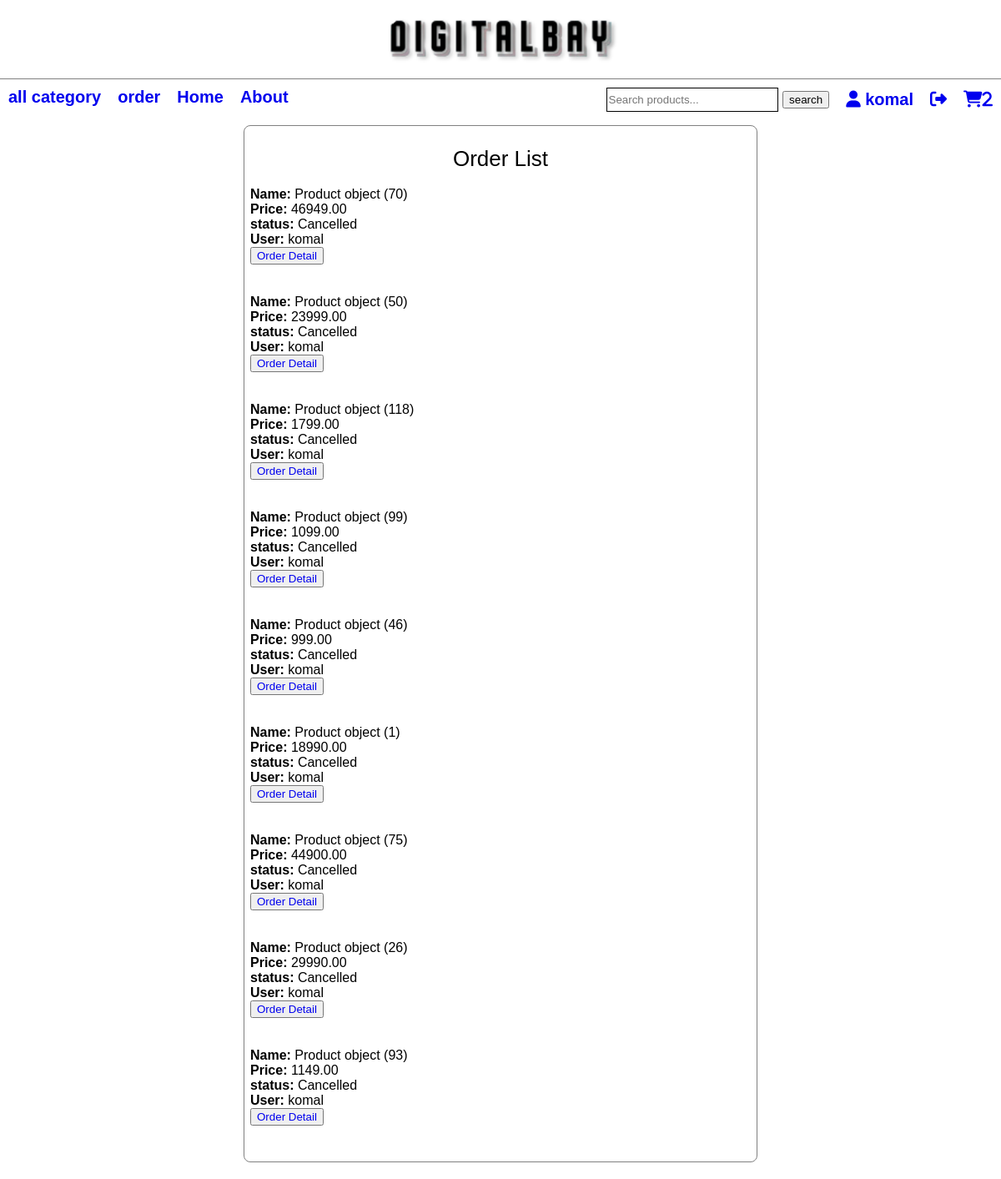
The page /order_history/ (signed in) on the database as committed earlier.
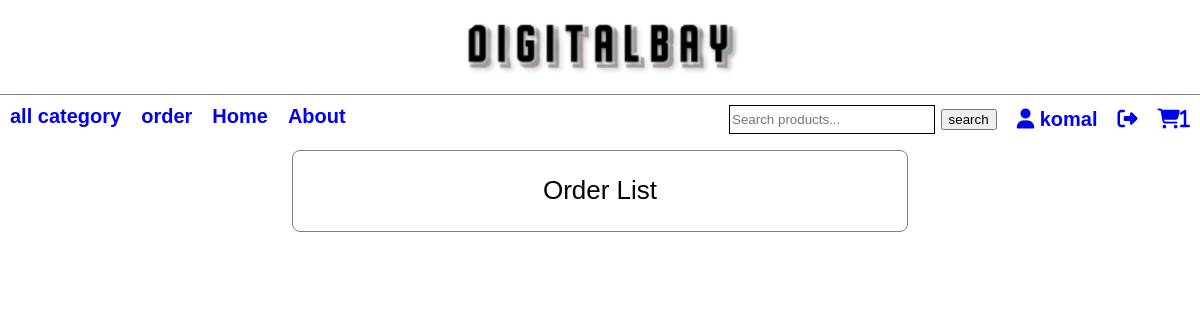
The same page on the database as committed later.
### app/models.py (models this page shows)
class Order(models.Model):
    STATUS = [
    ('pending', 'pending'),
    ('confirmed', 'confirmed'),
    ('cancelled', 'cancelled'),
    ]
    product = models.ForeignKey(Product, on_delete=models.CASCADE, null=True, blank=True)
    user = models.ForeignKey(User, on_delete=models.CASCADE)
    price = models.DecimalField(max_digits=10, decimal_places=2)
    quantity = models.IntegerField()
    booking_date = models.DateTimeField(auto_now_add=True)
    delivery_date = models.DateField(default=get_delivery_date)
    status = models.CharField(max_length=10, choices=STATUS, default='pending')
    shipping_address = models.TextField()
    cancel_reason = models.TextField(null=True, blank=True)

class Product(models.Model):
    user = models.ForeignKey(User,on_delete=models.CASCADE)
    cat = models.ForeignKey(Category, on_delete=models.CASCADE, null=True, blank=True)
    is_available = models.BooleanField(default=True)
    stock = models.IntegerField(default=100)
    category_name = models.TextField(null=True)
    links = models.TextField(blank=True, null=True)
    title = models.TextField(blank=True, null=True)
    price = models.TextField(blank=True, null=True)
    dis_price = models.TextField(blank=True, null=True)
    description = models.TextField(blank=True, null=True)
    image_list = models.TextField(blank=True, null=True)
    sales_package = models.TextField(db_column='Sales_Package', blank=True, null=True)  # Field name made lowercase.
    model_number = models.TextField(db_column='Model_Number', blank=True, null=True)  # Field name made lowercase.
    part_number = models.TextField(db_column='Part_Number', blank=True, null=True)  # Field name made lowercase.
    model_name = models.TextField(db_column='Model_Name', blank=True, null=True)  # Field name made lowercase.
    series = models.TextField(db_column='Series', blank=True, null=True)  # Field name made lowercase.
    color = models.TextField(db_column='Color', blank=True, null=True)  # Field name made lowercase.
    type = models.TextField(db_column='Type', blank=True, null=True)  # Field name made lowercase.
    suitable_for = models.TextField(db_column='Suitable_For', blank=True, null=True)  # Field name made lowercase.
    power_supply = models.TextField(db_column='Power_Supply', blank=True, null=True)  # Field name made lowercase.
    battery_cell = models.TextField(db_column='Battery_Cell', blank=True, null=True)  # Field name made lowercase.
    ms_office_provided = models.TextField(db_column='MS_Office_Provided', blank=True, null=True)  # Field name made lowercase.
    processor_brand = models.TextField(db_column='Processor_Brand', blank=True, null=True)  # Field name made lowercase.
    processor_name = models.TextField(db_column='Processor_Name', blank=True, null=True)  # Field name made lowercase.
    ssd = models.TextField(db_column='SSD', blank=True, null=True)  # Field name made lowercase.
    ssd_capacity = models.TextField(db_column='SSD_Capacity', blank=True, null=True)  # Field name made lowercase.
    ram = models.TextField(db_column='RAM', blank=True, null=True)  # Field name made lowercase.
    ram_type = models.TextField(db_column='RAM_Type', blank=True, null=True)  # Field name made lowercase.
    processor_variant = models.TextField(db_column='Processor_Variant', blank=True, null=True)  # Field name made lowercase.
    clock_speed = models.TextField(db_column='Clock_Speed', blank=True, null=True)  # Field name made lowercase.
    graphic_processor = models.TextField(db_column='Graphic_Processor', blank=True, null=True)  # Field name made lowercase.
    storage_type = models.TextField(db_column='Storage_Type', blank=True, null=True)  # Field name made lowercase.
    operating_system = models.TextField(db_column='Operating_System', blank=True, null=True)  # Field name made lowercase.
    usb_port = models.TextField(db_column='USB_Port', blank=True, null=True)  # Field name made lowercase.
    hdmi_port = models.TextField(db_column='HDMI_Port', blank=True, null=True)  # Field name made lowercase.
    touchscreen = models.TextField(db_column='Touchscreen', blank=True, null=True)  # Field name made lowercase.
    screen_size = models.TextField(db_column='Screen_Size', blank=True, null=True)  # Field name made lowercase.
    screen_resolution = models.TextField(db_column='Screen_Resolution', blank=True, null=True)  # Field name made lowercase.
    screen_type = models.TextField(db_column='Screen_Type', blank=True, null=True)  # Field name made lowercase.
    speakers = models.TextField(db_column='Speakers', blank=True, null=True)  # Field name made lowercase.
    internal_mic = models.TextField(db_column='Internal_Mic', blank=True, null=True)  # Field name made lowercase.
    wireless_lan = models.TextField(db_column='Wireless_LAN', blank=True, null=True)  # Field name made lowercase.
    bluetooth = models.TextField(db_column='Bluetooth', blank=True, null=True)  # Field name made lowercase.
    dimensions = models.TextField(db_column='Dimensions', blank=True, null=True)  # Field name made lowercase.
    weight = models.TextField(db_column='Weight', blank=True, null=True)  # Field name made lowercase.
    disk_drive = models.TextField(db_column='Disk_Drive', blank=True, null=True)  # Field name made lowercase.
    web_camera = models.TextField(db_column='Web_Camera', blank=True, null=True)  # Field name made lowercase.
    keyboard = models.TextField(db_column='Keyboard', blank=True, null=True)  # Field name made lowercase.
    backlit_keyboard = models.TextField(db_column='Backlit_Keyboard', blank=True, null=True)  # Field name made lowercase.
    warranty_summary = models.TextField(db_column='Warranty_Summary', blank=True, null=True)  # Field name made lowercase.
    warranty_service_type = models.TextField(db_column='Warranty_Service_Type', blank=True, null=True)  # Field name made lowercase.
    covered_in_warranty = models.TextField(db_column='Covered_in_Warranty', blank=True, null=True)  # Field name made lowercase.
    not_covered_in_warranty = models.TextField(db_column='Not_Covered_in_Warranty', blank=True, null=True)  # Field name made lowercase.
    emmc_storage_capacity = models.TextField(db_column='EMMC_Storage_Capacity', blank=True, null=True)  # Field name made lowercase.
    battery_backup = models.TextField(db_column='Battery_Backup', blank=True, null=True)  # Field name made lowercase.
    number_of_cores = models.TextField(db_column='Number_of_Cores', blank=True, null=True)  # Field name made lowercase.
    mic_in = models.TextField(db_column='Mic_In', blank=True, null=True)  # Field name made lowercase.
    sound_properties = models.TextField(db_column='Sound_Properties', blank=True, null=True)  # Field name made lowercase.
    pointer_device = models.TextField(db_column='Pointer_Device', blank=True, null=True)  # Field name made lowercase.
    included_software = models.TextField(db_column='Included_Software', blank=True, null=True)  # Field name made lowercase.
    additional_features = models.TextField(db_column='Additional_Features', blank=True, null=True)  # Field name made lowercase.
    domestic_warranty = models.TextField(db_column='Domestic_Warranty', blank=True, null=True)  # Field name made lowercase.
    expandable_memory = models.TextField(db_column='Expandable_Memory', blank=True, null=True)  # Field name made lowercase.
    processor_generation = models.TextField(db_column='Processor_Generation', blank=True, null=True)  # Field name made lowercase.
    finger_print_sensor = models.TextField(db_column='Finger_Print_Sensor', blank=True, null=True)  # Field name made lowercase.
    ram_frequency = models.TextField(db_column='RAM_Frequency', blank=True, null=True)  # Field name made lowercase.
    cache = models.TextField(db_column='Cache', blank=True, null=True)  # Field name made lowercase.
    multi_card_slot = models.TextField(db_column='Multi_Card_Slot', blank=True, null=True)  # Field name made lowercase.
    hardware_interface = models.TextField(db_column='Hardware_Interface', blank=True, null=True)  # Field name made lowercase.
    refresh_rate = models.TextField(db_column='Refresh_Rate', blank=True, null=True)  # Field name made lowercase.
    dedicated_graphic_memory_type = models.TextField(db_column='Dedicated_Graphic_Memory_Type', blank=True, null=True)  # Field name made lowercase.
    dedicated_graphic_memory_capacity = models.TextField(db_column='Dedicated_Graphic_Memory_Capacity', blank=True, null=True)  # Field name made lowercase.
    face_recognition = models.TextField(db_column='Face_Recognition', blank=True, null=True)  # Field name made lowercase.
    memory_slots = models.TextField(db_column='Memory_Slots', blank=True, null=True)  # Field name made lowercase.
    supported_operating_system = models.TextField(db_column='Supported_Operating_System', blank=True, null=True)  # Field name made lowercase.
    rj11 = models.TextField(db_column='RJ11', blank=True, null=True)  # Field name made lowercase.
    rj45 = models.TextField(db_column='RJ45', blank=True, null=True)  # Field name made lowercase.

### app/views.py (the view)
# urls.py: path('order_history/',order_history),
@login_required(login_url='/userlogin')
def order_history(request):
    try:
        profile = Profile.objects.get(user=request.user)
        if Profile.is_vendor:
            order = Order.objects.all()
    except Profile.DoesNotExist:
        return HttpResponseRedirect('/')
    return render(request, 'order_history.html', {'order':order})

### app/context_processors.py (called while the page is built)
def cart_count(request):
    if request.user.is_authenticated:
        return {'cart_items_count': Cart.objects.filter(user=request.user).count()}
    return {'cart_items_count': 0}

### Template/order_history.html (shortened to what this page needs)
{% include 'navbar.html' %}
{% load static %}
<!DOCTYPE html>
<html lang="en">
<head>
    <link rel="stylesheet" href="{% static 'home.css' %}">
</head>
<body>
    <div class="nav-margin">
        <div class="main-container" >
            <div style="text-align: center;" >
                <h1> Order List</h1>
            </div>
            <div >
                {%  for o in user.order_set.all %}
                <div class="child-container">
                    <strong> Name: </strong> {{ o.product }} </a><br>
                    <strong>Price:</strong> {{ o.price }} <br>
                    <strong>status: </strong> {{ o.status }} <br>
                    <strong>User: </strong> {{ o.user }} <br>
                    <button><a href="/order_detail/{{o.id}}"> Order Detail</a></button>
                </div><br><br>
                {% endfor %}
            </div>
        </div>
    </div>
</body>
</html>

### Template/navbar.html (shortened to what this page needs)
{% load static %}
<!DOCTYPE html>
<html lang="en">
<head>
    <link rel="stylesheet" href="{% static 'home.css'%}">
    <link rel="stylesheet" href="https://cdnjs.cloudflare.com/ajax/libs/font-awesome/6.7.2/css/all.min.css" />
</head>
<body>
    <div class="nav-bar">
        <div class="t-nav">
            <div class="t-logo">
                <a href="/"><img src="{% static 'images/slogo.png' %}" /></a>
            </div>
        </div>
        <div class="b-nav flex justify-between">
            <div class="left-nav flex gap">
                <div class="l-item">
                    <a href="/">all category</a>
                </div>
                <div class="l-item">
                    <a href="/order_history/">order</a>
                </div>
                <div class="l-item">
                    <a href="/">Home</a>
                </div>
                <div class="l-item">
                    <a href="/">About</a>
                </div>
            </div>
            <div class="right-nav flex gap">
                <div class="r-item">
                    <form >
                        <input class="search-bar" type="text" name="search" placeholder="Search products...">
                        <button type="submit">search</button>
                    </form>
                </div>
                <div class="r-item">
                    {% if user.is_authenticated %}
                    <a href="/userprofile">
                        <i class="fa-solid fa-user" title="{{user.username}}"></i>
                        {{user.username}}
                    </a>
                    {% else %}
                    <a href="/userlogin"> Login
                    <i class="fa-solid fa-user"></i></a>
                    {% endif %}
                </div>
                <div class="r-item">
                    <a href="/userlogout/">
                    <i class="fa-solid fa-right-from-bracket"></i></a>
                </div>
                <div class="r-item">
                    <a href="/show_cart/">
                        <i class="fa-solid fa-cart-shopping">{{ cart_items_count }}</i>
                    </a>
                </div>
            </div>
        </div>
    </div>
</body>
</html>

### app/static/home.css (style rules this page uses)
body { margin: 0; padding: 0; font-family: Arial, Helvetica, sans-serif; }
.nav-bar { overflow: hidden; background-color: white; position: fixed; top: 0; width: 100%; z-index: 1; }
.nav-margin { margin-top: 150px; }
.flex { display: flex; flex-wrap: wrap; }
.justify-between { justify-content:space-between; }
.t-logo { display: flex; justify-content: center; border-bottom: 1px solid grey; }
.t-logo img { height: 90px; }
.gap { gap: 20px; }
.b-nav { margin: 10px; }
.l-item { font-size: 20px; font-weight: bold; }
.r-item { font-size: 20px; font-weight: bold; align-content: center; }
a { text-decoration: none; }
.search-bar { width: 200px; height: 25px; border: 1px solid black; outline: none; }
h1 { font-size: 26px; font-weight: 100; }
.main-container { max-width: 600px; margin: 20px auto; padding: 7px; border: 1px solid gray; border-radius: 8px; }

Rows that differ between the two databases and show on the page:
removed Order: product "Product object (70)", price "46949.00", status "Cancelled", user "komal"
removed Order: product "Product object (50)", price "23999.00", status "Cancelled", user "komal"
removed Order: product "Product object (118)", price "1799.00", status "Cancelled", user "komal"
removed Order: product "Product object (99)", price "1099.00", status "Cancelled", user "komal"
removed Order: product "Product object (46)", price "999.00", status "Cancelled", user "komal"
removed Order: product "Product object (1)", price "18990.00", status "Cancelled", user "komal"
removed Order: product "Product object (75)", price "44900.00", status "Cancelled", user "komal"
removed Order: product "Product object (26)", price "29990.00", status "Cancelled", user "komal"
removed Order: product "Product object (93)", price "1149.00", status "Cancelled", user "komal"
Other text that changed with them:
{{ cart_items_count }}: "2" → "1"
